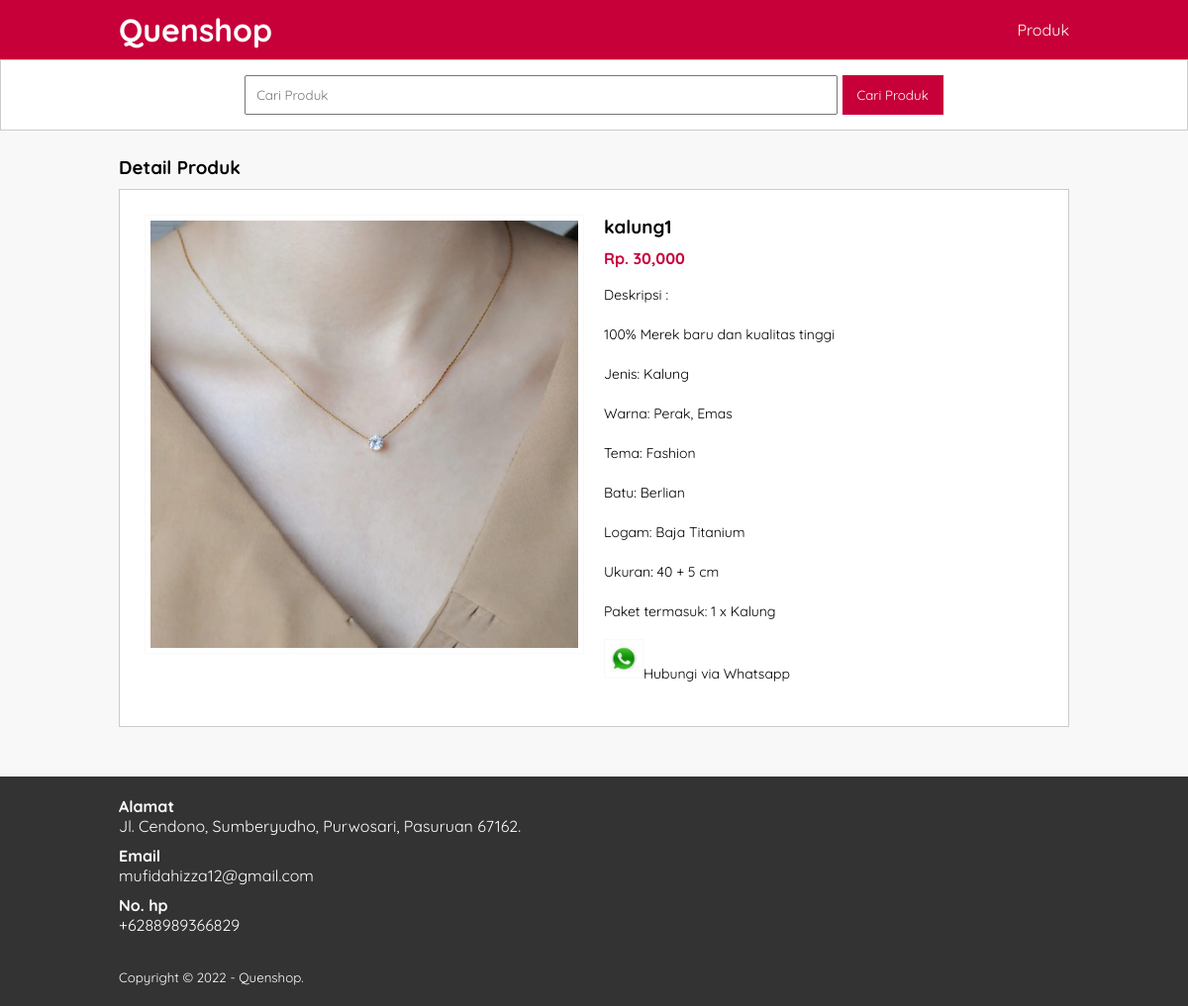
Screenshot of /detail-produk.php?id=15 with the database file from the repository.
### tables this page shows
CREATE TABLE `tb_product` (
  `product_id` int(11) NOT NULL,
  `category_id` int(11) NOT NULL,
  `product_name` varchar(100) NOT NULL,
  `product_price` int(11) NOT NULL,
  `product_description` text NOT NULL,
  `product_image` varchar(100) NOT NULL,
  `product_status` tinyint(1) NOT NULL,
  `date_created` timestamp NOT NULL DEFAULT current_timestamp()
);

### detail-produk.php (the view, shortened to what this page needs)
<?php
     include 'db.php';
     $kontak = mysqli_query($conn, "SELECT admin_telp, admin_email, admin_address FROM tb_admin WHERE admin_id =1");
     $a = mysqli_fetch_object($kontak);
     $produk = mysqli_query($conn, "SELECT * FROM tb_product WHERE product_id = '".$_GET['id']."' ");
     $p = mysqli_fetch_object($produk);
?>
<!DOCTYPE html>
<html>
<head>
	<link rel="stylesheet" type="text/css" href="css/style.css">
</head>
<body>
   <header>
   	<div class="container">
   	   <h1><a href="index.php">Quenshop</a></h1>
   	   <ul>
   		    <li><a href="produk.php">Produk</a></li>
   	   </ul>
      </div>
   </header>
   <div class="search">
      <div class="container">
         <form action="produk.php">
            <input type="text" name="search" placeholder="Cari Produk" value="<?php echo $_GET['search'] ?>">
            <input type="submit" name="cari" value="Cari Produk">
         </form>
       </div>
   </div>
   <div class="section">
      <div class="container">
         <h3>Detail Produk</h3>
         <div class="box">
            <div class="col-2">
               <img src="produk/<?php echo $p->product_image ?>" width="100%">
            </div>
            <div class="col-2">
               <h3><?php echo $p->product_name ?></h3>
               <h4>Rp. <?php echo number_format($p->product_price) ?></h4>
               <p>Deskripsi :<br>
                    <?php echo $p->product_description ?>
               </p>
               <p><a href="https://api.whatsapp.com/send?phone=<?php echo $a->admin_telp ?>&text=Hallo, Saya tertarik dengan produk Anda." target="_blank"><img src="img/ikon_wa.png" width="40px">Hubungi via Whatsapp</a></p>
            </div>
         </div>
      </div>
   </div>
   <div class="footer">
      <div class="container">
         <h4>Alamat</h4>
         <p><?php echo $a->admin_address ?></p>
         <h4>Email</h4>
         <p><?php echo $a->admin_email ?></p>
         <h4>No. hp</h4>
         <p><?php echo $a->admin_telp ?></p>
         <small>Copyright &copy; 2022 - Quenshop.</small>
      </div>
   </div>
</body>
</html>

### css/style.css (style rules this page uses)
* { padding:0; margin:0; font-family: 'Quicksand', sans-serif; }
body { background-color: #f8f8f8; }
a { color: inherit; text-decoration: none; }
header { background-color: #C70039; color: #fff; }
header h1 { float: left; padding:10px 0; }
header ul { float: right; }
header ul li { display: inline-block; }
header ul li a { padding: 20px 0 20px 15px; display: inline-block; }
.container { width: 80%; margin:0 auto; }
.container:after { content: ''; display: block; clear: both; }
.section { padding:25px 0; }
.box { background-color: #fff; border:1px solid #ccc; padding:15px; box-sizing: border-box; margin:10px 0 25px 0; }
.box:after { content: ''; display: block; clear: both; }
.search { padding:15px 0; background-color: #fff; border:1px solid #ccc; text-align: center; }
.search input[type=text] { width: 60%; padding:10px; }
.search input[type=submit] { padding:12px 15px; background-color: #c70039; color:#fff; border:none; cursor: pointer; }
.footer { padding: 20px 0; background-color: #333; color: #fff; text-align: left; }
.footer p { margin-bottom: 10px; }
.footer small { margin-top: 25px; display: inline-block; }
.col-2 { width: 50%; min-height: 200px; padding:10px; box-sizing: border-box; float: left; }
.col-2 img { border:1px solid #f9f9f9; padding:5px; box-sizing: border-box; }
.col-2 h3 { margin-bottom: 10px; }
.col-2 h4 { color: #c70039; }
.col-2 p { margin:15px 0; text-align: justify; line-height: 25px; font-size:14px; }

### rows the page displays
tb_product: product_image (picture), product_name "kalung1", product_price "30,000", product_description "100% Merek baru dan kualitas tinggi Jenis: Kalung Warna: Perak, Emas Tema: Fashion Batu: Berlian Logam: Baja Titanium Ukuran: 40 + 5 cm Paket termasuk: 1 x Kalung"

### other values shown
$a->admin_address "Jl. Cendono, Sumberyudho, Purwosari, Pasuruan 67162."
$a->admin_email "mufidahizza12@gmail.com"
$a->admin_telp "+6288989366829"
